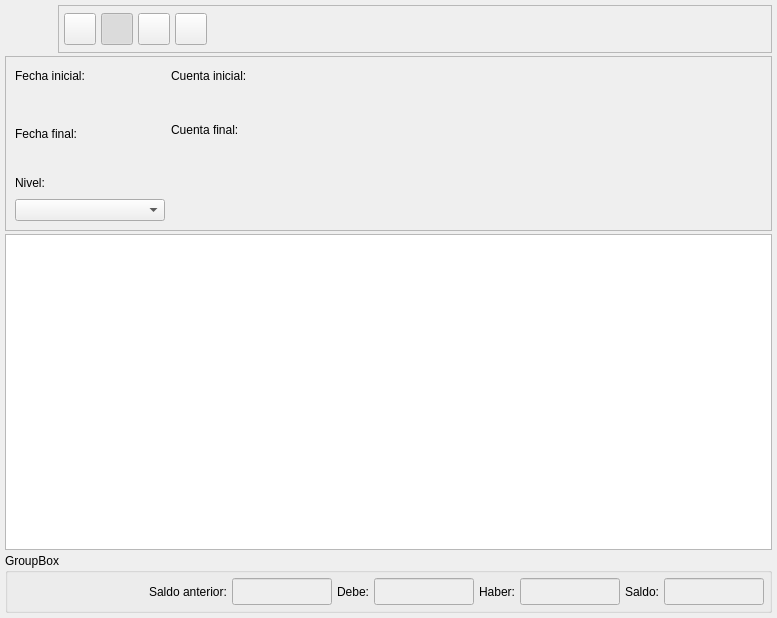
<ui version="4.0" >
 <author>Tomeu Borras Riera</author>
 <class>BalanceBase</class>
 <widget class="QWidget" name="BalanceBase" >
  <property name="geometry" >
   <rect>
    <x>0</x>
    <y>0</y>
    <width>777</width>
    <height>618</height>
   </rect>
  </property>
  <property name="sizePolicy" >
   <sizepolicy vsizetype="Expanding" hsizetype="Expanding" >
    <horstretch>0</horstretch>
    <verstretch>0</verstretch>
   </sizepolicy>
  </property>
  <property name="minimumSize" >
   <size>
    <width>650</width>
    <height>450</height>
   </size>
  </property>
  <property name="windowTitle" >
   <string>Balance de cuentas</string>
  </property>
  <property name="windowIcon" >
   <iconset resource="../../../bulmages.qrc" >:/BulmaCont32x32/images/png/i_balance.xpm</iconset>
  </property>
  <layout class="QVBoxLayout" >
   <property name="leftMargin" >
    <number>5</number>
   </property>
   <property name="topMargin" >
    <number>5</number>
   </property>
   <property name="rightMargin" >
    <number>5</number>
   </property>
   <property name="bottomMargin" >
    <number>5</number>
   </property>
   <item>
    <layout class="QHBoxLayout" >
     <property name="spacing" >
      <number>5</number>
     </property>
     <property name="leftMargin" >
      <number>0</number>
     </property>
     <property name="topMargin" >
      <number>0</number>
     </property>
     <property name="rightMargin" >
      <number>0</number>
     </property>
     <property name="bottomMargin" >
      <number>0</number>
     </property>
     <item>
      <widget class="QLabel" name="pixmapLabel1" >
       <property name="sizePolicy" >
        <sizepolicy vsizetype="Fixed" hsizetype="Fixed" >
         <horstretch>0</horstretch>
         <verstretch>0</verstretch>
        </sizepolicy>
       </property>
       <property name="minimumSize" >
        <size>
         <width>48</width>
         <height>48</height>
        </size>
       </property>
       <property name="maximumSize" >
        <size>
         <width>48</width>
         <height>48</height>
        </size>
       </property>
       <property name="pixmap" >
        <pixmap resource="../../../bulmages.qrc" >:/BulmaCont32x32/images/png/i_balance.xpm</pixmap>
       </property>
       <property name="scaledContents" >
        <bool>true</bool>
       </property>
      </widget>
     </item>
     <item>
      <widget class="QFrame" name="frame_3" >
       <property name="sizePolicy" >
        <sizepolicy vsizetype="Preferred" hsizetype="Preferred" >
         <horstretch>0</horstretch>
         <verstretch>3</verstretch>
        </sizepolicy>
       </property>
       <property name="frameShape" >
        <enum>QFrame::StyledPanel</enum>
       </property>
       <property name="frameShadow" >
        <enum>QFrame::Raised</enum>
       </property>
       <layout class="QGridLayout" >
        <property name="leftMargin" >
         <number>5</number>
        </property>
        <property name="topMargin" >
         <number>5</number>
        </property>
        <property name="rightMargin" >
         <number>5</number>
        </property>
        <property name="bottomMargin" >
         <number>5</number>
        </property>
        <property name="horizontalSpacing" >
         <number>5</number>
        </property>
        <property name="verticalSpacing" >
         <number>5</number>
        </property>
        <item row="0" column="2" >
         <widget class="QToolButton" name="mui_filtrar" >
          <property name="minimumSize" >
           <size>
            <width>32</width>
            <height>32</height>
           </size>
          </property>
          <property name="maximumSize" >
           <size>
            <width>32</width>
            <height>32</height>
           </size>
          </property>
          <property name="toolTip" >
           <string>Filtrar balance</string>
          </property>
          <property name="whatsThis" >
           <string>Filtrar balance</string>
          </property>
          <property name="text" >
           <string/>
          </property>
          <property name="icon" >
           <iconset resource="../../../bulmages.qrc" >:/Genericos32x32/images/png/i_find.png</iconset>
          </property>
          <property name="iconSize" >
           <size>
            <width>32</width>
            <height>32</height>
           </size>
          </property>
          <property name="shortcut" >
           <string>Ctrl+F</string>
          </property>
          <property name="checkable" >
           <bool>true</bool>
          </property>
          <property name="checked" >
           <bool>true</bool>
          </property>
         </widget>
        </item>
        <item row="0" column="5" >
         <spacer>
          <property name="orientation" >
           <enum>Qt::Horizontal</enum>
          </property>
          <property name="sizeType" >
           <enum>QSizePolicy::Expanding</enum>
          </property>
          <property name="sizeHint" >
           <size>
            <width>52</width>
            <height>25</height>
           </size>
          </property>
         </spacer>
        </item>
        <item row="0" column="4" >
         <widget class="QToolButton" name="mui_actualizar" >
          <property name="minimumSize" >
           <size>
            <width>32</width>
            <height>32</height>
           </size>
          </property>
          <property name="maximumSize" >
           <size>
            <width>32</width>
            <height>32</height>
           </size>
          </property>
          <property name="toolTip" >
           <string>Actualizar balance</string>
          </property>
          <property name="whatsThis" >
           <string>Actualizar balance</string>
          </property>
          <property name="text" >
           <string/>
          </property>
          <property name="icon" >
           <iconset resource="../../../bulmages.qrc" >:/Genericos32x32/images/png/i_reload.png</iconset>
          </property>
          <property name="iconSize" >
           <size>
            <width>32</width>
            <height>32</height>
           </size>
          </property>
          <property name="shortcut" >
           <string>F5</string>
          </property>
          <property name="checkable" >
           <bool>false</bool>
          </property>
          <property name="checked" >
           <bool>false</bool>
          </property>
         </widget>
        </item>
        <item row="0" column="1" >
         <widget class="QToolButton" name="mui_imprimir" >
          <property name="minimumSize" >
           <size>
            <width>32</width>
            <height>32</height>
           </size>
          </property>
          <property name="maximumSize" >
           <size>
            <width>32</width>
            <height>32</height>
           </size>
          </property>
          <property name="toolTip" >
           <string>Imprimir balance</string>
          </property>
          <property name="whatsThis" >
           <string>Imprimir balance</string>
          </property>
          <property name="text" >
           <string/>
          </property>
          <property name="icon" >
           <iconset resource="../../../bulmages.qrc" >:/Genericos32x32/images/png/i_filePrint.xpm</iconset>
          </property>
          <property name="iconSize" >
           <size>
            <width>32</width>
            <height>32</height>
           </size>
          </property>
          <property name="shortcut" >
           <string>Ctrl+P</string>
          </property>
         </widget>
        </item>
        <item row="0" column="3" >
         <widget class="QToolButton" name="mui_configurar" >
          <property name="minimumSize" >
           <size>
            <width>32</width>
            <height>32</height>
           </size>
          </property>
          <property name="maximumSize" >
           <size>
            <width>32</width>
            <height>32</height>
           </size>
          </property>
          <property name="toolTip" >
           <string>Configurar</string>
          </property>
          <property name="whatsThis" >
           <string>Configurar</string>
          </property>
          <property name="text" >
           <string/>
          </property>
          <property name="icon" >
           <iconset resource="../../../bulmages.qrc" >:/Genericos32x32/images/png/i_packageSettings.png</iconset>
          </property>
          <property name="iconSize" >
           <size>
            <width>32</width>
            <height>32</height>
           </size>
          </property>
          <property name="shortcut" >
           <string>Ctrl+B</string>
          </property>
          <property name="checkable" >
           <bool>false</bool>
          </property>
          <property name="checked" >
           <bool>false</bool>
          </property>
         </widget>
        </item>
       </layout>
      </widget>
     </item>
    </layout>
   </item>
   <item>
    <widget class="QFrame" name="frame" >
     <property name="frameShape" >
      <enum>QFrame::StyledPanel</enum>
     </property>
     <property name="frameShadow" >
      <enum>QFrame::Raised</enum>
     </property>
     <layout class="QGridLayout" >
      <property name="leftMargin" >
       <number>9</number>
      </property>
      <property name="topMargin" >
       <number>9</number>
      </property>
      <property name="rightMargin" >
       <number>9</number>
      </property>
      <property name="bottomMargin" >
       <number>9</number>
      </property>
      <property name="horizontalSpacing" >
       <number>6</number>
      </property>
      <property name="verticalSpacing" >
       <number>6</number>
      </property>
      <item row="6" column="3" >
       <spacer>
        <property name="orientation" >
         <enum>Qt::Horizontal</enum>
        </property>
        <property name="sizeHint" >
         <size>
          <width>261</width>
          <height>20</height>
         </size>
        </property>
       </spacer>
      </item>
      <item row="5" column="3" >
       <spacer>
        <property name="orientation" >
         <enum>Qt::Horizontal</enum>
        </property>
        <property name="sizeHint" >
         <size>
          <width>241</width>
          <height>20</height>
         </size>
        </property>
       </spacer>
      </item>
      <item row="0" column="3" >
       <spacer>
        <property name="orientation" >
         <enum>Qt::Horizontal</enum>
        </property>
        <property name="sizeHint" >
         <size>
          <width>241</width>
          <height>20</height>
         </size>
        </property>
       </spacer>
      </item>
      <item row="5" column="1" >
       <widget class="QLabel" name="textLabel1_2" >
        <property name="text" >
         <string>Nivel:</string>
        </property>
        <property name="alignment" >
         <set>Qt::AlignLeading|Qt::AlignLeft|Qt::AlignVCenter</set>
        </property>
       </widget>
      </item>
      <item row="6" column="1" >
       <widget class="QComboBox" name="combonivel" >
        <property name="minimumSize" >
         <size>
          <width>150</width>
          <height>0</height>
         </size>
        </property>
       </widget>
      </item>
      <item row="3" column="1" >
       <widget class="QLabel" name="TextLabel1_2_2_2" >
        <property name="text" >
         <string>Fecha final:</string>
        </property>
       </widget>
      </item>
      <item row="4" column="1" >
       <widget class="BusquedaFecha" native="1" name="m_fechafinal1" >
        <property name="sizePolicy" >
         <sizepolicy vsizetype="Fixed" hsizetype="Fixed" >
          <horstretch>0</horstretch>
          <verstretch>0</verstretch>
         </sizepolicy>
        </property>
        <property name="minimumSize" >
         <size>
          <width>100</width>
          <height>20</height>
         </size>
        </property>
       </widget>
      </item>
      <item rowspan="2" row="1" column="1" >
       <widget class="BusquedaFecha" native="1" name="m_fechainicial1" >
        <property name="sizePolicy" >
         <sizepolicy vsizetype="Fixed" hsizetype="Fixed" >
          <horstretch>0</horstretch>
          <verstretch>0</verstretch>
         </sizepolicy>
        </property>
        <property name="minimumSize" >
         <size>
          <width>100</width>
          <height>20</height>
         </size>
        </property>
       </widget>
      </item>
      <item row="0" column="1" >
       <widget class="QLabel" name="TextLabel1_2_2" >
        <property name="sizePolicy" >
         <sizepolicy vsizetype="Preferred" hsizetype="Preferred" >
          <horstretch>0</horstretch>
          <verstretch>0</verstretch>
         </sizepolicy>
        </property>
        <property name="text" >
         <string>Fecha inicial:</string>
        </property>
       </widget>
      </item>
      <item row="0" column="2" >
       <widget class="QLabel" name="TextLabel1_3" >
        <property name="text" >
         <string>Cuenta inicial:</string>
        </property>
       </widget>
      </item>
      <item row="1" column="2" colspan="2" >
       <widget class="BusquedaCuenta" native="1" name="m_codigoinicial" >
        <property name="minimumSize" >
         <size>
          <width>100</width>
          <height>20</height>
         </size>
        </property>
       </widget>
      </item>
      <item rowspan="2" row="2" column="3" >
       <spacer>
        <property name="orientation" >
         <enum>Qt::Horizontal</enum>
        </property>
        <property name="sizeHint" >
         <size>
          <width>241</width>
          <height>23</height>
         </size>
        </property>
       </spacer>
      </item>
      <item rowspan="2" row="2" column="2" >
       <widget class="QLabel" name="TextLabel1_3_2" >
        <property name="text" >
         <string>Cuenta final:</string>
        </property>
       </widget>
      </item>
      <item row="4" column="2" colspan="2" >
       <widget class="BusquedaCuenta" native="1" name="m_codigofinal" >
        <property name="sizePolicy" >
         <sizepolicy vsizetype="Fixed" hsizetype="Fixed" >
          <horstretch>0</horstretch>
          <verstretch>0</verstretch>
         </sizepolicy>
        </property>
        <property name="minimumSize" >
         <size>
          <width>100</width>
          <height>20</height>
         </size>
        </property>
       </widget>
      </item>
     </layout>
    </widget>
   </item>
   <item>
    <widget class="BalanceSubForm" name="mui_listado" />
   </item>
   <item>
    <widget class="QGroupBox" name="groupBox_2" >
     <property name="title" >
      <string>GroupBox</string>
     </property>
     <layout class="QGridLayout" >
      <property name="leftMargin" >
       <number>5</number>
      </property>
      <property name="topMargin" >
       <number>5</number>
      </property>
      <property name="rightMargin" >
       <number>5</number>
      </property>
      <property name="bottomMargin" >
       <number>5</number>
      </property>
      <property name="horizontalSpacing" >
       <number>5</number>
      </property>
      <property name="verticalSpacing" >
       <number>5</number>
      </property>
      <item row="0" column="9" >
       <widget class="QLineEdit" name="totalsaldo" >
        <property name="sizePolicy" >
         <sizepolicy vsizetype="Fixed" hsizetype="Preferred" >
          <horstretch>0</horstretch>
          <verstretch>0</verstretch>
         </sizepolicy>
        </property>
        <property name="minimumSize" >
         <size>
          <width>100</width>
          <height>0</height>
         </size>
        </property>
        <property name="palette" >
         <palette>
          <active>
           <colorrole role="Base" >
            <brush brushstyle="SolidPattern" >
             <color alpha="255" >
              <red>238</red>
              <green>238</green>
              <blue>238</blue>
             </color>
            </brush>
           </colorrole>
          </active>
          <inactive>
           <colorrole role="Base" >
            <brush brushstyle="SolidPattern" >
             <color alpha="255" >
              <red>238</red>
              <green>238</green>
              <blue>238</blue>
             </color>
            </brush>
           </colorrole>
          </inactive>
          <disabled>
           <colorrole role="Base" >
            <brush brushstyle="SolidPattern" >
             <color alpha="255" >
              <red>255</red>
              <green>255</green>
              <blue>255</blue>
             </color>
            </brush>
           </colorrole>
          </disabled>
         </palette>
        </property>
        <property name="font" >
         <font>
          <pointsize>12</pointsize>
          <weight>75</weight>
          <bold>true</bold>
         </font>
        </property>
       </widget>
      </item>
      <item row="0" column="0" >
       <spacer>
        <property name="orientation" >
         <enum>Qt::Horizontal</enum>
        </property>
        <property name="sizeHint" >
         <size>
          <width>40</width>
          <height>20</height>
         </size>
        </property>
       </spacer>
      </item>
      <item row="0" column="5" >
       <widget class="QLineEdit" name="totaldebe" >
        <property name="sizePolicy" >
         <sizepolicy vsizetype="Fixed" hsizetype="Preferred" >
          <horstretch>0</horstretch>
          <verstretch>0</verstretch>
         </sizepolicy>
        </property>
        <property name="minimumSize" >
         <size>
          <width>100</width>
          <height>0</height>
         </size>
        </property>
        <property name="palette" >
         <palette>
          <active>
           <colorrole role="Base" >
            <brush brushstyle="SolidPattern" >
             <color alpha="255" >
              <red>238</red>
              <green>238</green>
              <blue>238</blue>
             </color>
            </brush>
           </colorrole>
          </active>
          <inactive>
           <colorrole role="Base" >
            <brush brushstyle="SolidPattern" >
             <color alpha="255" >
              <red>238</red>
              <green>238</green>
              <blue>238</blue>
             </color>
            </brush>
           </colorrole>
          </inactive>
          <disabled>
           <colorrole role="Base" >
            <brush brushstyle="SolidPattern" >
             <color alpha="255" >
              <red>255</red>
              <green>255</green>
              <blue>255</blue>
             </color>
            </brush>
           </colorrole>
          </disabled>
         </palette>
        </property>
        <property name="font" >
         <font>
          <pointsize>12</pointsize>
          <weight>75</weight>
          <bold>true</bold>
         </font>
        </property>
       </widget>
      </item>
      <item row="0" column="8" >
       <widget class="QLabel" name="label" >
        <property name="text" >
         <string>Saldo:</string>
        </property>
       </widget>
      </item>
      <item row="0" column="7" >
       <widget class="QLineEdit" name="totalhaber" >
        <property name="sizePolicy" >
         <sizepolicy vsizetype="Fixed" hsizetype="Preferred" >
          <horstretch>0</horstretch>
          <verstretch>0</verstretch>
         </sizepolicy>
        </property>
        <property name="minimumSize" >
         <size>
          <width>100</width>
          <height>0</height>
         </size>
        </property>
        <property name="palette" >
         <palette>
          <active>
           <colorrole role="Base" >
            <brush brushstyle="SolidPattern" >
             <color alpha="255" >
              <red>238</red>
              <green>238</green>
              <blue>238</blue>
             </color>
            </brush>
           </colorrole>
          </active>
          <inactive>
           <colorrole role="Base" >
            <brush brushstyle="SolidPattern" >
             <color alpha="255" >
              <red>238</red>
              <green>238</green>
              <blue>238</blue>
             </color>
            </brush>
           </colorrole>
          </inactive>
          <disabled>
           <colorrole role="Base" >
            <brush brushstyle="SolidPattern" >
             <color alpha="255" >
              <red>255</red>
              <green>255</green>
              <blue>255</blue>
             </color>
            </brush>
           </colorrole>
          </disabled>
         </palette>
        </property>
        <property name="font" >
         <font>
          <pointsize>12</pointsize>
          <weight>75</weight>
          <bold>true</bold>
         </font>
        </property>
       </widget>
      </item>
      <item row="0" column="6" >
       <widget class="QLabel" name="label_2" >
        <property name="text" >
         <string>Haber:</string>
        </property>
       </widget>
      </item>
      <item row="0" column="3" >
       <widget class="QLineEdit" name="totalsaldoant" >
        <property name="sizePolicy" >
         <sizepolicy vsizetype="Fixed" hsizetype="Preferred" >
          <horstretch>0</horstretch>
          <verstretch>0</verstretch>
         </sizepolicy>
        </property>
        <property name="minimumSize" >
         <size>
          <width>100</width>
          <height>0</height>
         </size>
        </property>
        <property name="palette" >
         <palette>
          <active>
           <colorrole role="Base" >
            <brush brushstyle="SolidPattern" >
             <color alpha="255" >
              <red>238</red>
              <green>238</green>
              <blue>238</blue>
             </color>
            </brush>
           </colorrole>
          </active>
          <inactive>
           <colorrole role="Base" >
            <brush brushstyle="SolidPattern" >
             <color alpha="255" >
              <red>238</red>
              <green>238</green>
              <blue>238</blue>
             </color>
            </brush>
           </colorrole>
          </inactive>
          <disabled>
           <colorrole role="Base" >
            <brush brushstyle="SolidPattern" >
             <color alpha="255" >
              <red>255</red>
              <green>255</green>
              <blue>255</blue>
             </color>
            </brush>
           </colorrole>
          </disabled>
         </palette>
        </property>
        <property name="font" >
         <font>
          <pointsize>12</pointsize>
          <weight>75</weight>
          <bold>true</bold>
         </font>
        </property>
       </widget>
      </item>
      <item row="0" column="2" >
       <widget class="QLabel" name="TextLabel2" >
        <property name="frameShape" >
         <enum>QFrame::NoFrame</enum>
        </property>
        <property name="frameShadow" >
         <enum>QFrame::Plain</enum>
        </property>
        <property name="text" >
         <string>Saldo anterior:</string>
        </property>
       </widget>
      </item>
      <item row="0" column="4" >
       <widget class="QLabel" name="label_3" >
        <property name="text" >
         <string>Debe:</string>
        </property>
       </widget>
      </item>
      <item row="0" column="1" >
       <spacer>
        <property name="orientation" >
         <enum>Qt::Horizontal</enum>
        </property>
        <property name="sizeType" >
         <enum>QSizePolicy::Preferred</enum>
        </property>
        <property name="sizeHint" >
         <size>
          <width>200</width>
          <height>16</height>
         </size>
        </property>
       </spacer>
      </item>
     </layout>
    </widget>
   </item>
  </layout>
 </widget>
 <layoutdefault spacing="3" margin="3" />
 <customwidgets>
  <customwidget>
   <class>BusquedaFecha</class>
   <extends>QWidget</extends>
   <header>../../../bulmalib/src/busquedafecha.h</header>
  </customwidget>
  <customwidget>
   <class>BusquedaCuenta</class>
   <extends>QWidget</extends>
   <header>busquedacuenta.h</header>
  </customwidget>
  <customwidget>
   <class>BalanceSubForm</class>
   <extends>QTableWidget</extends>
   <header>balancesubform.h</header>
  </customwidget>
 </customwidgets>
 <tabstops>
  <tabstop>mui_imprimir</tabstop>
  <tabstop>mui_filtrar</tabstop>
  <tabstop>mui_configurar</tabstop>
  <tabstop>mui_actualizar</tabstop>
  <tabstop>combonivel</tabstop>
 </tabstops>
 <resources>
  <include location="../../../bulmages.qrc" />
 </resources>
 <connections>
  <connection>
   <sender>mui_filtrar</sender>
   <signal>toggled(bool)</signal>
   <receiver>frame</receiver>
   <slot>setShown(bool)</slot>
   <hints>
    <hint type="sourcelabel" >
     <x>160</x>
     <y>35</y>
    </hint>
    <hint type="destinationlabel" >
     <x>152</x>
     <y>63</y>
    </hint>
   </hints>
  </connection>
 </connections>
</ui>
